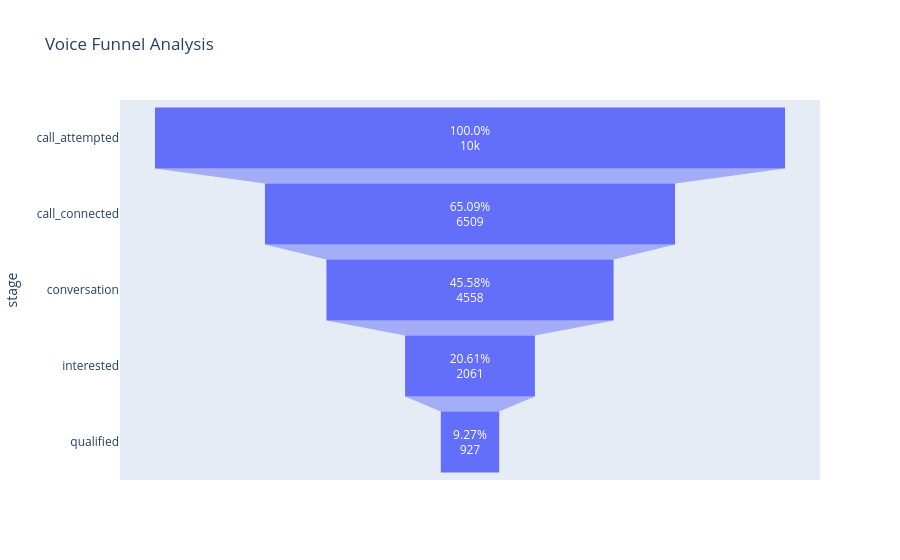

Notebook source saved alongside this figure:
### Code cell
fig = px.funnel(
    funnel_df,
    x='count',
    y='stage',
    text=funnel_df['conversion_%'].astype(str) + '%',
    title='Voice Funnel Analysis'
)

fig.show()

### Figure 1 — Plotly figure (JSON) as saved in the notebook; plotly's stock layout.template omitted (floating-point values rounded to 4 significant figures)
{"data": [{"hovertemplate": "count=%{x}<br>stage=%{y}<br>text=%{text}<extra></extra>", "legendgroup": "", "marker": {"color": "#636efa"}, "name": "", "orientation": "h", "showlegend": false, "text": ["100.0%", "65.09%", "45.58%", "20.61%", "9.27%"], "type": "funnel", "x": [10000, 6509, 4558, 2061, 927], "xaxis": "x", "y": ["call_attempted", "call_connected", "conversation", "interested", "qualified"], "yaxis": "y"}], "layout": {"legend": {"tracegroupgap": 0}, "title": {"text": "Voice Funnel Analysis"}, "xaxis": {"anchor": "y", "domain": [0, 1], "title": {"text": "count"}}, "yaxis": {"anchor": "x", "domain": [0, 1], "title": {"text": "stage"}}}}
